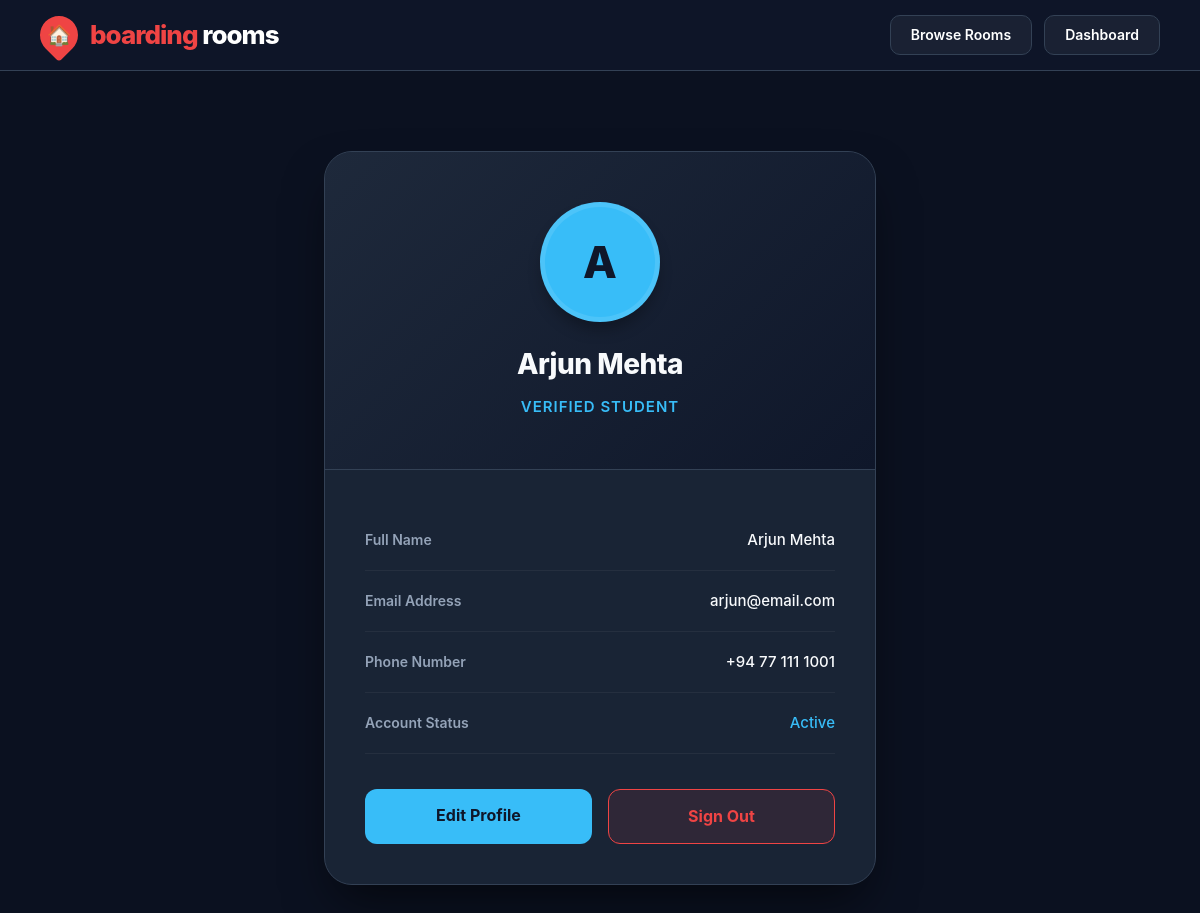
/user_profile.php (signed in), run on the app's committed database.
### tables this page shows
CREATE TABLE `users` (
  `id`         INT(11)      NOT NULL AUTO_INCREMENT,
  `name`       VARCHAR(100) NOT NULL,
  `email`      VARCHAR(150) NOT NULL UNIQUE,
  `phone`      VARCHAR(20)  DEFAULT NULL,
  `password`   VARCHAR(255) NOT NULL,
  `created_at` DATETIME     NOT NULL DEFAULT CURRENT_TIMESTAMP,
  PRIMARY KEY (`id`)
);

### user_profile.php (the view, shortened to what this page needs)
<?php
require_once 'db.php';
$stmt = $pdo->prepare("SELECT name, email, phone FROM users WHERE id = ?");
$stmt->execute([$_SESSION['user_id']]);
$user = $stmt->fetch();
?>
<!DOCTYPE html>
<html lang="en">
<head>
</head>
<body>
    <nav class="auth-nav">
        <a href="index.php" class="logo-wrap">
            <div class="logo-pin"><span>🏠</span></div>
            <div class="logo-text">
                <span style="color: var(--accent-red);">boarding</span>
                <span style="color: #fff;">rooms</span>
            </div>
        </a>
        <div class="nav-btn-group">
            <a href="available_rooms.php" class="btn-outline">Browse Rooms</a>
            <a href="index.php" class="btn-outline">Dashboard</a>
        </div>
    </nav>
    <div class="profile-container">
        <div class="profile-card">
            <div class="profile-header">
                <div class="avatar-circle">
                    <?= strtoupper(substr($user['name'], 0, 1)) ?>
                </div>
                <h1>
                    <?= htmlspecialchars($user['name']) ?>
                </h1>
                <p>Verified Student</p>
            </div>
            <div class="profile-info">
                <div class="info-row">
                    <span class="info-label">Full Name</span>
                    <span class="info-value">
                        <?= htmlspecialchars($user['name']) ?>
                    </span>
                </div>
                <div class="info-row">
                    <span class="info-label">Email Address</span>
                    <span class="info-value">
                        <?= htmlspecialchars($user['email']) ?>
                    </span>
                </div>
                <div class="info-row">
                    <span class="info-label">Phone Number</span>
                    <span class="info-value">
                        <?= htmlspecialchars($user['phone'] ?: 'Not linked') ?>
                    </span>
                </div>
                <div class="info-row">
                    <span class="info-label">Account Status</span>
                    <span class="info-value" style="color: var(--accent-blue);">Active</span>
                </div>
                <div class="profile-actions">
                    <a href="edit_profile.php" class="btn-edit">Edit Profile</a>
                    <a href="logout.php" class="btn-logout">Sign Out</a>
                </div>
            </div>
        </div>
    </div>
</body>
</html>

### user_profile.php (style rules this page uses)
:root { --dark-bg: #0b1120; --card-bg: #1e293b; --accent-red: #ef4444; --accent-blue: #38bdf8; --text-main: #f8fafc; --text-muted: #94a3b8; --border-color: #334155; }
body { background-color: var(--dark-bg); color: var(--text-main); font-family: 'Inter', system-ui, -apple-system, sans-serif; margin: 0; line-height: 1.6; }
.auth-nav { background: rgba(15, 23, 42, 0.9); backdrop-filter: blur(12px); border-bottom: 1px solid var(--border-color); padding: 0 40px; height: 70px; display: flex; align-items: center; justify-content: space-between; position: sticky; top: 0; z-index: 100; }
.logo-wrap { display: flex; align-items: center; gap: 12px; text-decoration: none; }
.logo-pin { width: 38px; height: 38px; background: var(--accent-red); border-radius: 50% 50% 50% 10%; transform: rotate(-45deg); display: flex; align-items: center; justify-content: center; }
.logo-pin span { transform: rotate(45deg); font-size: 20px; }
.logo-text { font-size: 26px; font-weight: 800; letter-spacing: -1px; }
.nav-btn-group { display: flex; gap: 12px; }
.btn-outline { border: 1px solid var(--border-color); color: #fff; padding: 8px 20px; border-radius: 10px; text-decoration: none; font-size: 14px; font-weight: 600; transition: all 0.2s; background: rgba(255, 255, 255, 0.05); }
.profile-container { display: flex; justify-content: center; align-items: center; padding: 80px 20px; min-height: calc(100vh - 150px); }
.profile-card { background: var(--card-bg); border: 1px solid var(--border-color); border-radius: 28px; width: 100%; max-width: 550px; overflow: hidden; box-shadow: 0 25px 50px -12px rgba(0, 0, 0, 0.6); }
.profile-header { background: linear-gradient(135deg, #1e293b 0%, #0f172a 100%); padding: 50px 40px; text-align: center; border-bottom: 1px solid var(--border-color); }
.avatar-circle { width: 110px; height: 110px; background: var(--accent-blue); color: #0f172a; font-size: 44px; font-weight: 800; display: flex; align-items: center; justify-content: center; border-radius: 50%; margin: 0 auto 20px; border: 5px solid rgba(255, 255, 255, 0.1); box-shadow: 0 10px 15px -3px rgba(0, 0, 0, 0.3); }
.profile-header h1 { margin: 0; font-size: 28px; font-weight: 800; letter-spacing: -0.5px; }
.profile-header p { color: var(--accent-blue); margin: 8px 0 0; font-size: 15px; font-weight: 600; text-transform: uppercase; letter-spacing: 1px; }
.profile-info { padding: 40px; background: rgba(15, 23, 42, 0.3); }
.info-row { display: flex; justify-content: space-between; align-items: center; padding: 18px 0; border-bottom: 1px solid rgba(255, 255, 255, 0.05); }
.info-label { color: var(--text-muted); font-size: 14px; font-weight: 600; }
.info-value { color: var(--text-main); font-weight: 500; font-size: 15px; }
.profile-actions { display: grid; grid-template-columns: 1fr 1fr; gap: 16px; margin-top: 35px; }
.btn-edit { background: var(--accent-blue); color: #0f172a; text-align: center; padding: 14px; border-radius: 12px; text-decoration: none; font-weight: 700; transition: transform 0.2s, background 0.2s; }
.btn-logout { background: rgba(239, 68, 68, 0.1); color: var(--accent-red); border: 1px solid var(--accent-red); text-align: center; padding: 14px; border-radius: 12px; text-decoration: none; font-weight: 700; transition: all 0.2s; }

### data on the page
users: name "A", name "Arjun Mehta", email "arjun@email.com", phone "+94 77 111 1001"
